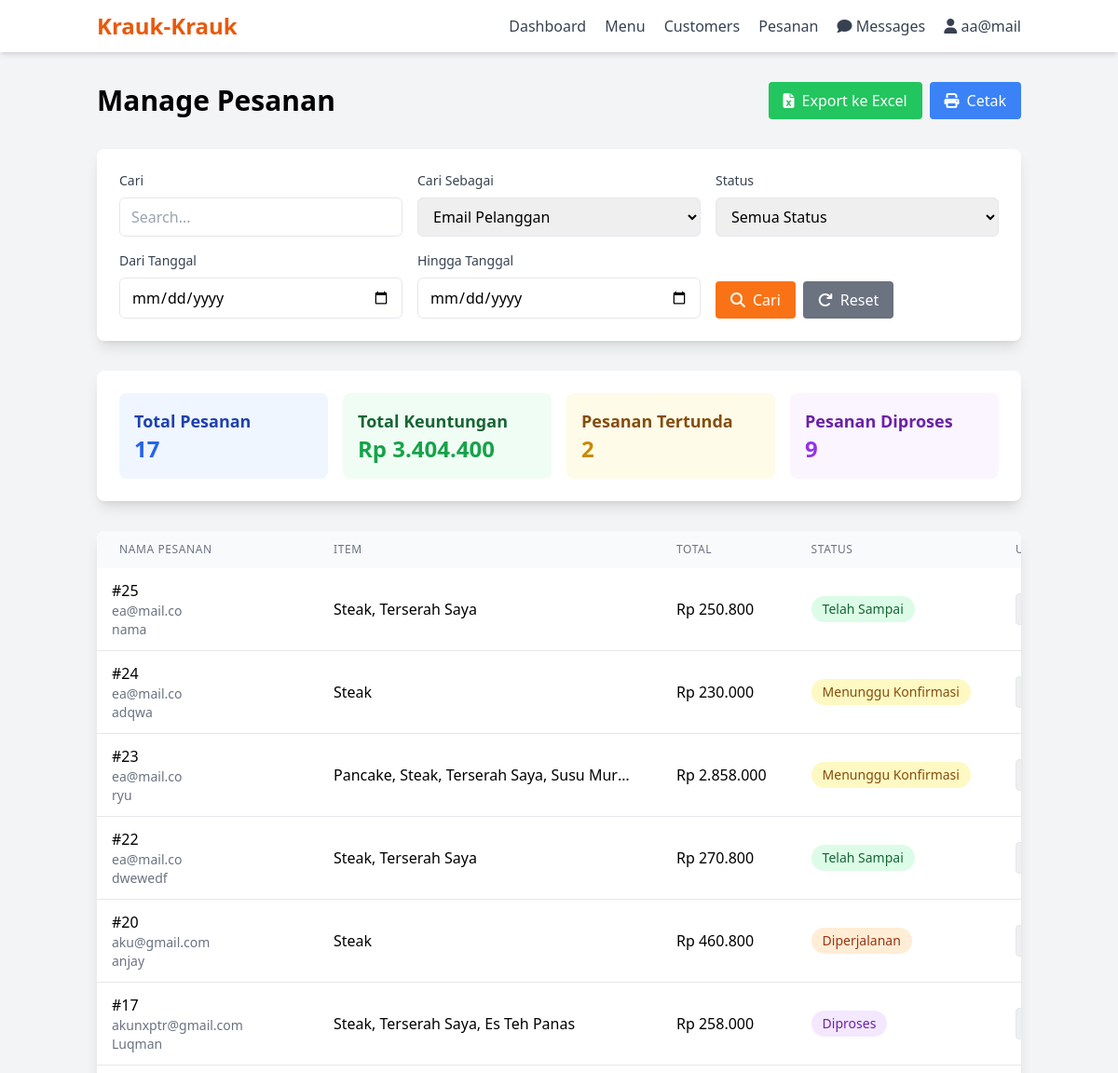
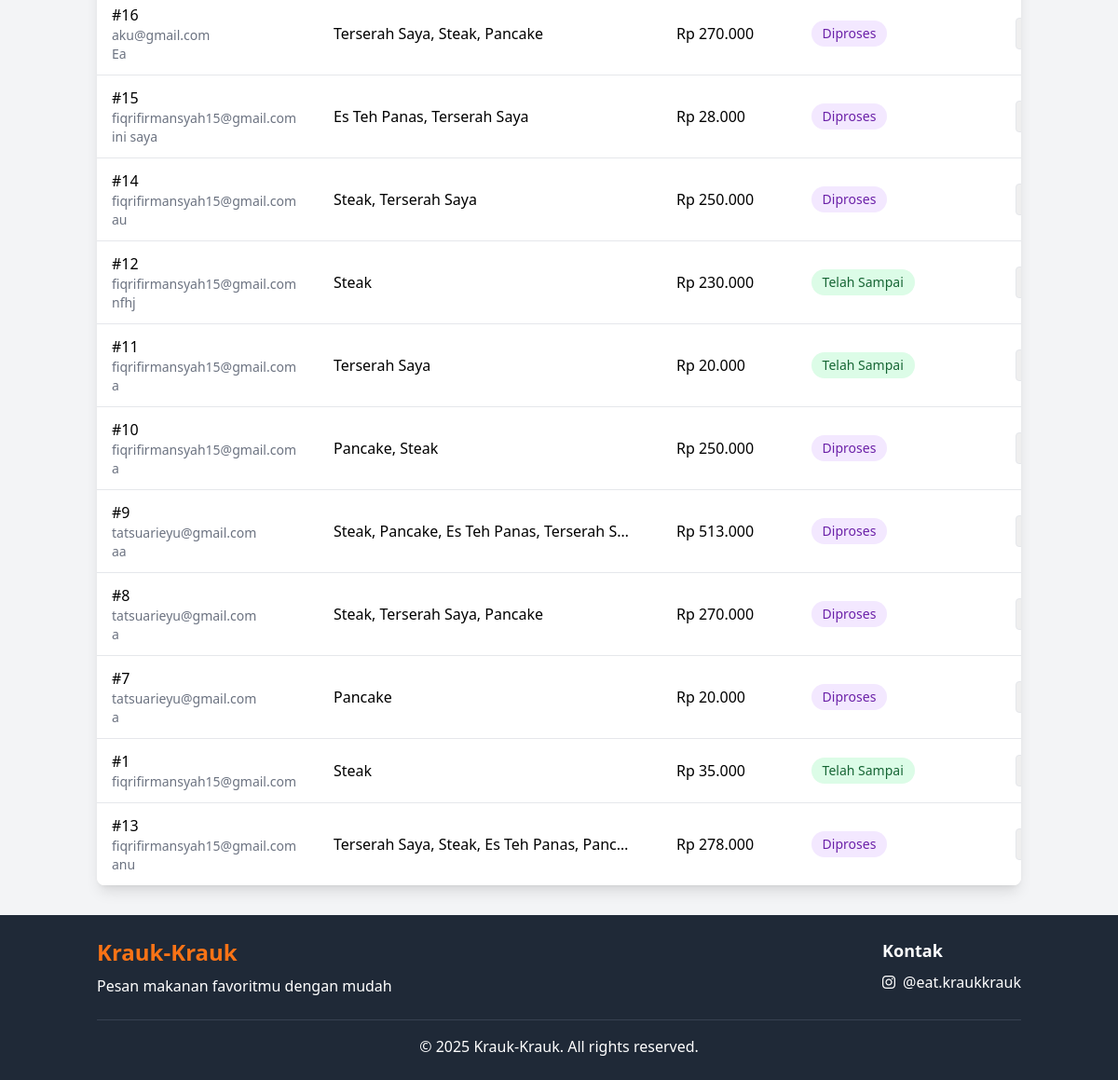
The app's page /admin/manage_orders.php (signed in) with its own data (2 pictures, top to bottom).
### tables this page shows
CREATE TABLE `pesanan` (
  `id` int NOT NULL,
  `id_customer` int NOT NULL,
  `total_harga` decimal(10,2) NOT NULL,
  `status` enum('Menunggu Konfirmasi','Diterima','Diproses','Diperjalanan','Telah Sampai','Dibatalkan Olen Penjual','Gagal') NOT NULL DEFAULT 'Menunggu Konfirmasi',
  `bukti_pembayaran` varchar(255) DEFAULT NULL,
  `waktu_pemesanan` timestamp NOT NULL DEFAULT CURRENT_TIMESTAMP,
  `nama_pemesan` varchar(100) NOT NULL,
  `alamat_pemesan` text NOT NULL,
  `notes` text,
  `latitude` decimal(10,8) DEFAULT NULL,
  `longitude` decimal(11,8) DEFAULT NULL
);

CREATE TABLE `akun` (
  `id` int NOT NULL,
  `email` varchar(255) NOT NULL,
  `password` varchar(255) NOT NULL,
  `admin_value` tinyint(1) NOT NULL DEFAULT '0',
  `created_at` timestamp NOT NULL DEFAULT CURRENT_TIMESTAMP,
  `no_telp` varchar(20) DEFAULT NULL
);

### admin/manage_orders.php (the view, shortened to what this page needs)
<?php
require_once '../includes/header.php';
$search = $_GET['search'] ?? '';
$searchBy = $_GET['searchBy'] ?? 'email';
$date_from = $_GET['date_from'] ?? '';
$date_to = $_GET['date_to'] ?? '';
$query = "SELECT p.*, a.email as customer_email,
          GROUP_CONCAT(m.nama SEPARATOR ', ') as menu_items
          FROM pesanan p
          JOIN akun a ON p.id_customer = a.id
          LEFT JOIN pesanan_detail pd ON p.id = pd.id_pesanan
          LEFT JOIN menu m ON pd.id_menu = m.id
          WHERE 1=1";
$params = [];
$query .= " GROUP BY p.id ORDER BY p.waktu_pemesanan DESC";
$stmt = $pdo->prepare($query);
$stmt->execute($params);
$orders = $stmt->fetchAll();
$status_options = ['Menunggu Konfirmasi', 'Diterima', 'Diproses', 'Diperjalanan', 'Telah Sampai', 'Dibatalkan Olen Penjual', 'Gagal'];
?>
<div class="container mx-auto px-4 py-8">
    <div class="flex justify-between items-center mb-8">
        <h1 class="text-3xl font-bold">Manage Pesanan</h1>
        <div class="flex space-x-2">
            <button onclick="exportToExcel()" class="bg-green-500 text-white px-4 py-2 rounded hover:bg-green-600">
                <i class="fas fa-file-excel mr-2"></i>Export ke Excel
            </button>
            <button onclick="printOrders()" class="bg-blue-500 text-white px-4 py-2 rounded hover:bg-blue-600">
                <i class="fas fa-print mr-2"></i>Cetak
            </button>
        </div>
    </div>
    <div class="bg-white rounded-lg shadow-lg p-6 mb-8">
        <form method="GET" class="grid grid-cols-1 md:grid-cols-2 lg:grid-cols-3 gap-4">
            <div>
                <label class="block text-sm font-medium text-gray-700 mb-2">Cari</label>
                <input type="text" name="search" value="<?= htmlspecialchars($search) ?>"
                       class="w-full border rounded-md px-3 py-2"
                       placeholder="Search...">
            </div>
            <div>
                <label class="block text-sm font-medium text-gray-700 mb-2">Cari Sebagai</label>
                <select name="searchBy" class="w-full border rounded-md px-3 py-2">
                    <option value="email" <?= $searchBy === 'email' ? 'selected' : '' ?>>Email Pelanggan</option>
                </select>
            </div>
            <div>
                <label class="block text-sm font-medium text-gray-700 mb-2">Status</label>
                <select name="status" class="w-full border rounded-md px-3 py-2">
                    <option value="">Semua Status</option>
                </select>
            </div>
            <div>
                <label class="block text-sm font-medium text-gray-700 mb-2">Dari Tanggal</label>
                <input type="date" name="date_from" value="<?= htmlspecialchars($date_from) ?>"
                       class="w-full border rounded-md px-3 py-2">
            </div>
            <div>
                <label class="block text-sm font-medium text-gray-700 mb-2">Hingga Tanggal</label>
                <input type="date" name="date_to" value="<?= htmlspecialchars($date_to) ?>"
                       class="w-full border rounded-md px-3 py-2">
            </div>
            <div class="flex items-end space-x-2">
                <button type="submit" class="bg-orange-500 text-white px-4 py-2 rounded hover:bg-orange-600">
                    <i class="fas fa-search mr-2"></i>Cari
                </button>
                <a href="manage_orders.php" class="bg-gray-500 text-white px-4 py-2 rounded hover:bg-gray-600">
                    <i class="fas fa-redo mr-2"></i>Reset
                </a>
            </div>
        </form>
    </div>
    <div class="bg-white rounded-lg shadow-lg p-6 mb-8">
        <div class="grid grid-cols-1 md:grid-cols-4 gap-4">
            <div class="bg-blue-50 p-4 rounded-lg">
                <h3 class="text-lg font-semibold text-blue-800">Total Pesanan</h3>
                <p class="text-2xl font-bold text-blue-600"><?= count($orders) ?></p>
            </div>
            <?php
            $stmt = $pdo->query("SELECT SUM(total_harga) as total FROM pesanan WHERE status IN ('Diterima','Telah Sampai','Diproses','Diperjalanan','Telah Samapai')");
            $totalRevenue = $stmt->fetch()['total'] ?? 0;
            $pending_orders = count(array_filter($orders, fn($o) => $o['status'] === 'Menunggu Konfirmasi'));
            $processing_orders = count(array_filter($orders, fn($o) => $o['status'] === 'Diproses'));
            ?>
            <div class="bg-green-50 p-4 rounded-lg">
                <h3 class="text-lg font-semibold text-green-800">Total Keuntungan</h3>
                <p class="text-2xl font-bold text-green-600">Rp <?= number_format($totalRevenue, 0, ',', '.') ?></p>
            </div>
            <div class="bg-yellow-50 p-4 rounded-lg">
                <h3 class="text-lg font-semibold text-yellow-800">Pesanan Tertunda</h3>
                <p class="text-2xl font-bold text-yellow-600"><?= $pending_orders ?></p>
            </div>
            <div class="bg-purple-50 p-4 rounded-lg">
                <h3 class="text-lg font-semibold text-purple-800">Pesanan Diproses</h3>
                <p class="text-2xl font-bold text-purple-600"><?= $processing_orders ?></p>
            </div>
        </div>
    </div>
    <div class="bg-white rounded-lg shadow-lg overflow-hidden">
        <div class="overflow-x-auto">
            <table class="min-w-full">
                <thead class="bg-gray-50">
                    <tr>
                        <th class="px-6 py-3 text-left text-xs font-medium text-gray-500 uppercase tracking-wider">Nama Pesanan</th>
                        <th class="px-6 py-3 text-left text-xs font-medium text-gray-500 uppercase tracking-wider">Item</th>
                        <th class="px-6 py-3 text-left text-xs font-medium text-gray-500 uppercase tracking-wider">Total</th>
                        <th class="px-6 py-3 text-left text-xs font-medium text-gray-500 uppercase tracking-wider">Status</th>
                        <th class="px-6 py-3 text-left text-xs font-medium text-gray-500 uppercase tracking-wider">Ubah Status</th>
                    </tr>
                </thead>
                <tbody class="bg-white divide-y divide-gray-200">
                    <?php foreach ($orders as $order): ?>
                        <tr class="hover:bg-gray-50">
    <td class="py-3 px-4">
        <div class="flex flex-col">
            <span class="font-medium">#<?= $order['id'] ?></span>
            <span class="text-sm text-gray-500"><?= $order['customer_email'] ?></span>
            <span class="text-sm text-gray-500"><?= htmlspecialchars($order['nama_pemesan']) ?></span>
        </div>
    </td>
                        <td class="px-6 py-4">
                            <div class="truncate max-w-xs" title="<?= htmlspecialchars($order['menu_items']) ?>">
                                <?= htmlspecialchars($order['menu_items']) ?>
                            </div>
                        </td>
                        <td class="px-6 py-4 whitespace-nowrap">Rp <?= number_format($order['total_harga'], 0, ',', '.') ?></td>
                        <td class="px-6 py-4 whitespace-nowrap">
                            <span class="px-3 py-1 rounded-full text-sm inline-block
                                <?php
                                switch($order['status']) {
                                    case 'Menunggu Konfirmasi':
                                        echo 'bg-yellow-100 text-yellow-800';
                                        break;
                                    case 'Diproses':
                                        echo 'bg-purple-100 text-purple-800';
                                        break;
                                    case 'Diperjalanan':
                                        echo 'bg-orange-100 text-orange-800';
                                        break;
                                    case 'Telah Sampai':
                                        echo 'bg-green-100 text-green-800';
                                        break;
                                }
                                ?>">
                                <?= $order['status'] ?>
                            </span>
                        </td>
                        <td class="px-6 py-4 whitespace-nowrap">
                            <select onchange="updateStatus(<?= $order['id'] ?>, this.value)"
                                    class="border rounded px-2 py-1">
                                <?php foreach ($status_options as $status): ?>
                                    <option value="<?= $status ?>"
                                            <?= $order['status'] === $status ? 'selected' : '' ?>>
                                        <?= $status ?>
                                    </option>
                                <?php endforeach; ?>
                            </select>
                        </td>
                    </tr>
                    <?php endforeach; ?>
                </tbody>
            </table>
        </div>
    </div>
</div>
<?php require_once '../includes/footer.php'; ?>

### records on screen
pesanan: id "25", id_customer.email "ea@mail.co", nama_pemesan "nama", menu_items "Steak, Terserah Saya", total_harga "250.800", status "Telah Sampai", status+id "Telah Sampai"
pesanan: id "24", id_customer.email "ea@mail.co", nama_pemesan "adqwa", menu_items "Steak", total_harga "230.000", status "Menunggu Konfirmasi", status+id "Menunggu Konfirmasi"
pesanan: id "23", id_customer.email "ea@mail.co", nama_pemesan "ryu", menu_items "Pancake, Steak, Terserah Saya, Susu Mur…", total_harga "2.858.000", status "Menunggu Konfirmasi", status+id "Menunggu Konfirmasi"
pesanan: id "22", id_customer.email "ea@mail.co", nama_pemesan "dwewedf", menu_items "Steak, Terserah Saya", total_harga "270.800", status "Telah Sampai", status+id "Telah Sampai"
pesanan: id "20", id_customer.email "aku@gmail.com", nama_pemesan "anjay", menu_items "Steak", total_harga "460.800", status "Diperjalanan", status+id "Diperjalanan"
pesanan: id "17", id_customer.email "akunxptr@gmail.com", nama_pemesan "Luqman", menu_items "Steak, Terserah Saya, Es Teh Panas", total_harga "258.000", status "Diproses", status+id "Diproses"
pesanan: id "16", id_customer.email "aku@gmail.com", nama_pemesan "Ea", menu_items "Terserah Saya, Steak, Pancake", total_harga "270.000", status "Diproses", status+id "Diproses"
pesanan: id "15", id_customer.email "fiqrifirmansyah15@gmail.com", nama_pemesan "ini saya", menu_items "Es Teh Panas, Terserah Saya", total_harga "28.000", status "Diproses", status+id "Diproses"
pesanan: id "14", id_customer.email "fiqrifirmansyah15@gmail.com", nama_pemesan "au", menu_items "Steak, Terserah Saya", total_harga "250.000", status "Diproses", status+id "Diproses"
pesanan: id "12", id_customer.email "fiqrifirmansyah15@gmail.com", nama_pemesan "nfhj", menu_items "Steak", total_harga "230.000", status "Telah Sampai", status+id "Telah Sampai"
pesanan: id "11", id_customer.email "fiqrifirmansyah15@gmail.com", nama_pemesan "a", menu_items "Terserah Saya", total_harga "20.000", status "Telah Sampai", status+id "Telah Sampai"
pesanan: id "10", id_customer.email "fiqrifirmansyah15@gmail.com", nama_pemesan "a", menu_items "Pancake, Steak", total_harga "250.000", status "Diproses", status+id "Diproses"
pesanan: id "9", id_customer.email "tatsuarieyu@gmail.com", nama_pemesan "aa", menu_items "Steak, Pancake, Es Teh Panas, Terserah S…", total_harga "513.000", status "Diproses", status+id "Diproses"
pesanan: id "8", id_customer.email "tatsuarieyu@gmail.com", nama_pemesan "a", menu_items "Steak, Terserah Saya, Pancake", total_harga "270.000", status "Diproses", status+id "Diproses"
pesanan: id "7", id_customer.email "tatsuarieyu@gmail.com", nama_pemesan "a", menu_items "Pancake", total_harga "20.000", status "Diproses", status+id "Diproses"
pesanan: id "1", id_customer.email "fiqrifirmansyah15@gmail.com", menu_items "Steak", total_harga "35.000", status "Telah Sampai", status+id "Telah Sampai"
pesanan: id "13", id_customer.email "fiqrifirmansyah15@gmail.com", nama_pemesan "anu", menu_items "Terserah Saya, Steak, Es Teh Panas, Panc…", total_harga "278.000", status "Diproses", status+id "Diproses"

### other values on screen
$_SESSION['email'] "aa@mail"
count($orders) "17"
$totalRevenue "3.404.400"
$pending_orders "2"
$processing_orders "9"
